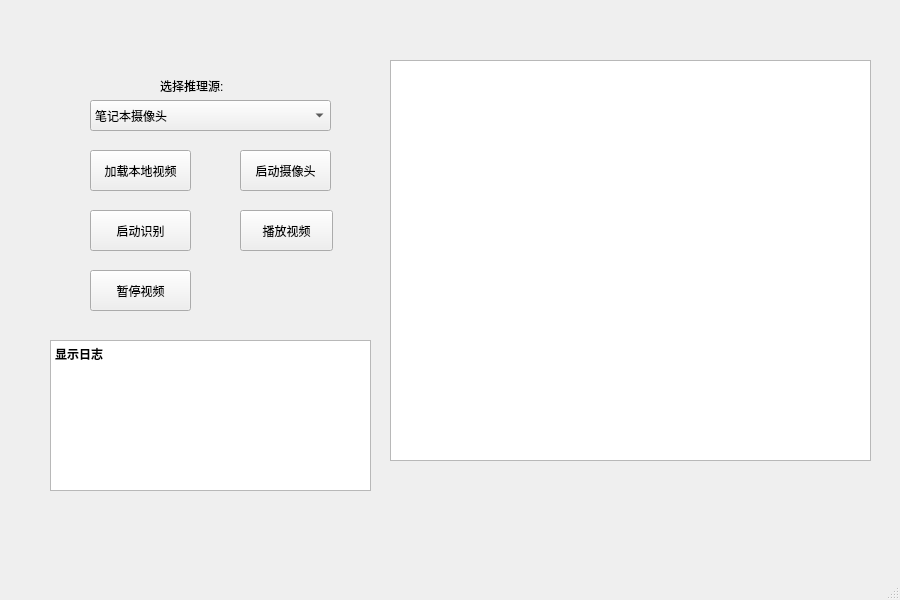
<?xml version="1.0" encoding="UTF-8"?>
<ui version="4.0">
 <class>mainWindow</class>
 <widget class="QMainWindow" name="mainWindow">
  <property name="geometry">
   <rect>
    <x>0</x>
    <y>0</y>
    <width>900</width>
    <height>600</height>
   </rect>
  </property>
  <property name="minimumSize">
   <size>
    <width>900</width>
    <height>600</height>
   </size>
  </property>
  <property name="maximumSize">
   <size>
    <width>900</width>
    <height>600</height>
   </size>
  </property>
  <property name="windowTitle">
   <string>AI路灯</string>
  </property>
  <widget class="QWidget" name="centralwidget">
   <widget class="QGraphicsView" name="graphicsView">
    <property name="geometry">
     <rect>
      <x>390</x>
      <y>60</y>
      <width>481</width>
      <height>401</height>
     </rect>
    </property>
   </widget>
   <widget class="QWidget" name="widget" native="true">
    <property name="geometry">
     <rect>
      <x>50</x>
      <y>60</y>
      <width>321</width>
      <height>261</height>
     </rect>
    </property>
    <widget class="QLabel" name="label">
     <property name="geometry">
      <rect>
       <x>110</x>
       <y>10</y>
       <width>111</width>
       <height>31</height>
      </rect>
     </property>
     <property name="text">
      <string>选择推理源:</string>
     </property>
    </widget>
    <widget class="QComboBox" name="comboBox">
     <property name="geometry">
      <rect>
       <x>40</x>
       <y>40</y>
       <width>241</width>
       <height>31</height>
      </rect>
     </property>
     <item>
      <property name="text">
       <string>笔记本摄像头</string>
      </property>
     </item>
     <item>
      <property name="text">
       <string>ZED摄像头</string>
      </property>
     </item>
     <item>
      <property name="text">
       <string>本地图片</string>
      </property>
     </item>
     <item>
      <property name="text">
       <string>本地视频</string>
      </property>
     </item>
    </widget>
    <widget class="QPushButton" name="push1">
     <property name="geometry">
      <rect>
       <x>40</x>
       <y>90</y>
       <width>101</width>
       <height>41</height>
      </rect>
     </property>
     <property name="text">
      <string>加载本地视频</string>
     </property>
    </widget>
    <widget class="QPushButton" name="push2">
     <property name="geometry">
      <rect>
       <x>190</x>
       <y>90</y>
       <width>91</width>
       <height>41</height>
      </rect>
     </property>
     <property name="text">
      <string>启动摄像头</string>
     </property>
    </widget>
    <widget class="QPushButton" name="push3">
     <property name="geometry">
      <rect>
       <x>40</x>
       <y>150</y>
       <width>101</width>
       <height>41</height>
      </rect>
     </property>
     <property name="text">
      <string>启动识别</string>
     </property>
    </widget>
    <widget class="QPushButton" name="push6">
     <property name="geometry">
      <rect>
       <x>40</x>
       <y>210</y>
       <width>101</width>
       <height>41</height>
      </rect>
     </property>
     <property name="text">
      <string>暂停视频</string>
     </property>
    </widget>
    <widget class="QPushButton" name="push4">
     <property name="geometry">
      <rect>
       <x>190</x>
       <y>150</y>
       <width>93</width>
       <height>41</height>
      </rect>
     </property>
     <property name="text">
      <string>播放视频</string>
     </property>
    </widget>
   </widget>
   <widget class="QTextEdit" name="textEdit">
    <property name="geometry">
     <rect>
      <x>50</x>
      <y>340</y>
      <width>321</width>
      <height>151</height>
     </rect>
    </property>
    <property name="html">
     <string>&lt;!DOCTYPE HTML PUBLIC &quot;-//W3C//DTD HTML 4.0//EN&quot; &quot;http://www.w3.org/TR/REC-html40/strict.dtd&quot;&gt;
&lt;html&gt;&lt;head&gt;&lt;meta name=&quot;qrichtext&quot; content=&quot;1&quot; /&gt;&lt;style type=&quot;text/css&quot;&gt;
p, li { white-space: pre-wrap; }
&lt;/style&gt;&lt;/head&gt;&lt;body style=&quot; font-family:'SimSun'; font-size:9pt; font-weight:400; font-style:normal;&quot;&gt;
&lt;p style=&quot; margin-top:0px; margin-bottom:0px; margin-left:0px; margin-right:0px; -qt-block-indent:0; text-indent:0px;&quot;&gt;&lt;span style=&quot; font-weight:600;&quot;&gt;显示日志&lt;/span&gt;&lt;/p&gt;&lt;/body&gt;&lt;/html&gt;</string>
    </property>
   </widget>
  </widget>
  <widget class="QStatusBar" name="statusbar"/>
 </widget>
 <resources/>
 <connections/>
</ui>
